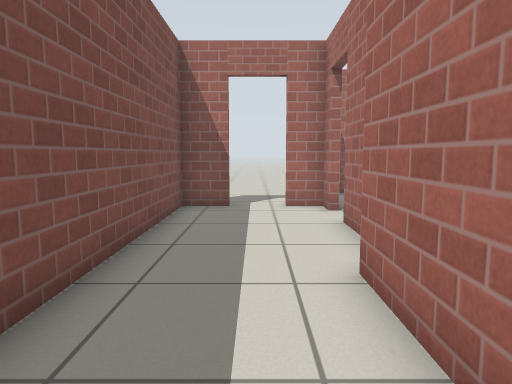
[1] (above)

15 first-person views from a walk through a Gazebo world. The camera is 0.82 m above the floor, tilts 6° down and sees 70° across. The floor is counted in squares, 0.5 m on a side. Each view is taken from the middle of a square. On the plan, view 1 faces up. The plan holds only what a view shows up to about 17 squares ahead; the rest is blank. Simple patterns stand in for the simulator's built-in surfaces.

[2]
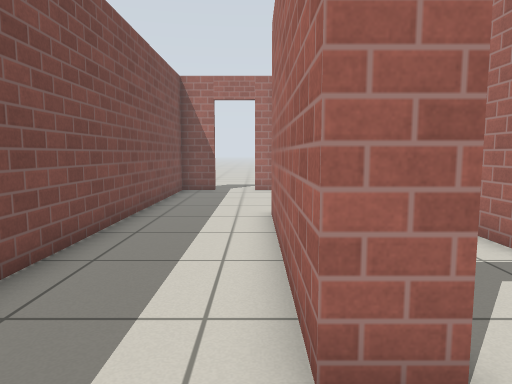

[3]
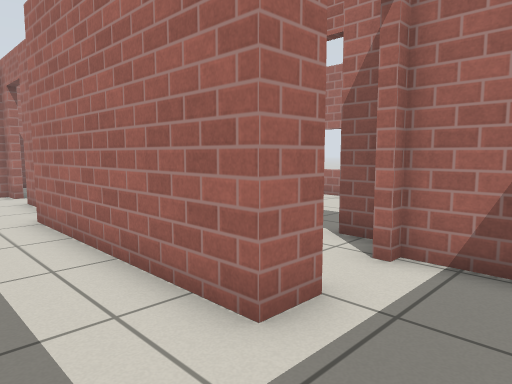

[4]
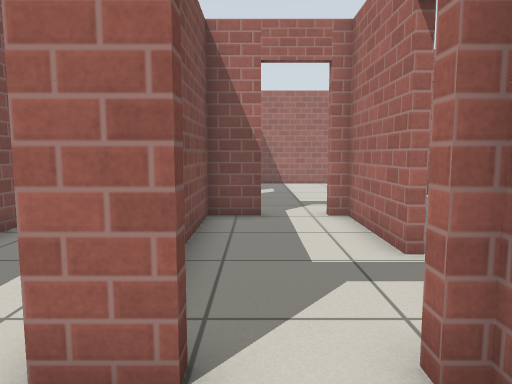

[5]
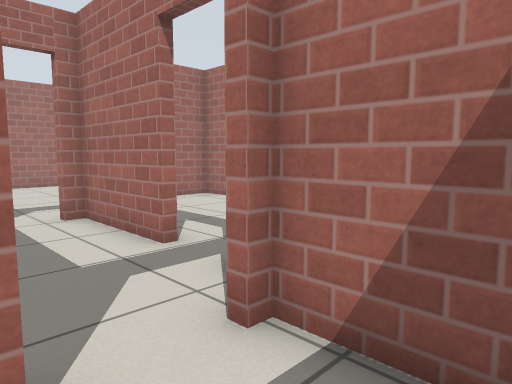

[6]
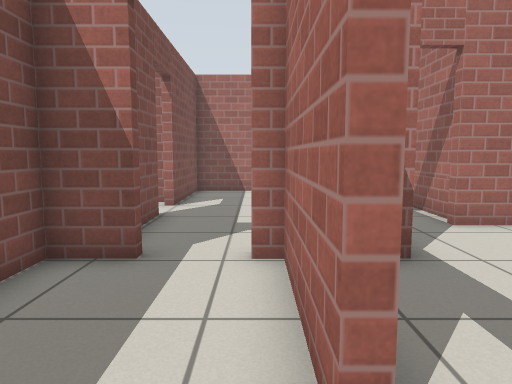

[7]
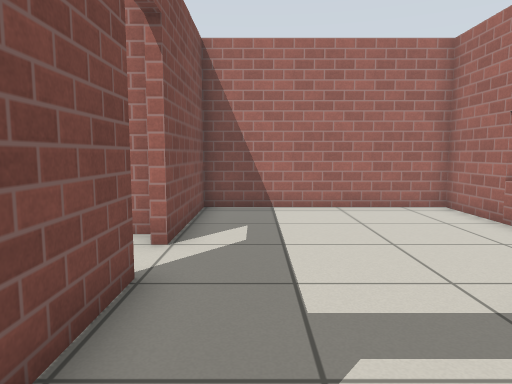

[8]
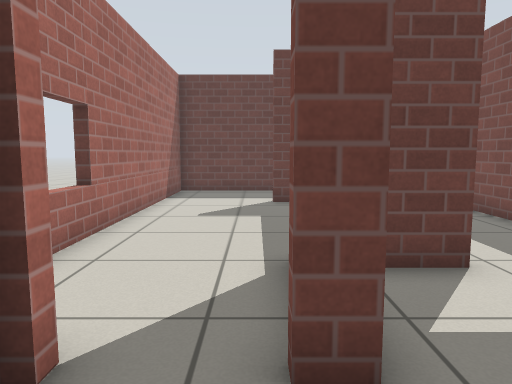

[9]
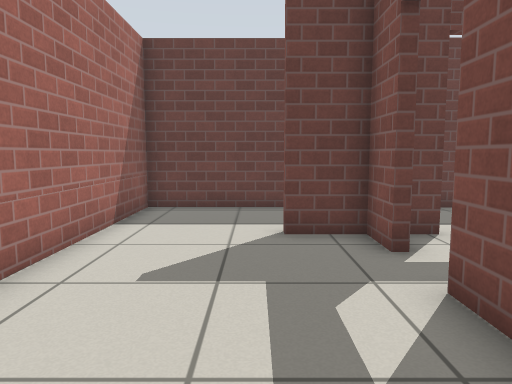

[10]
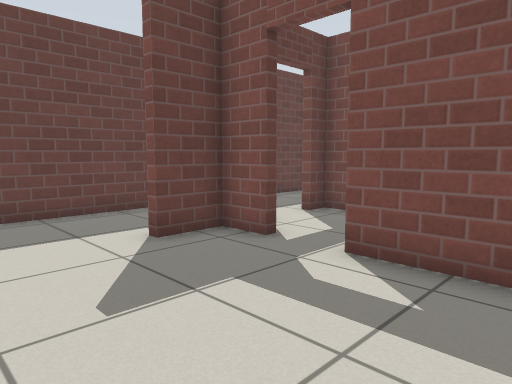

[11]
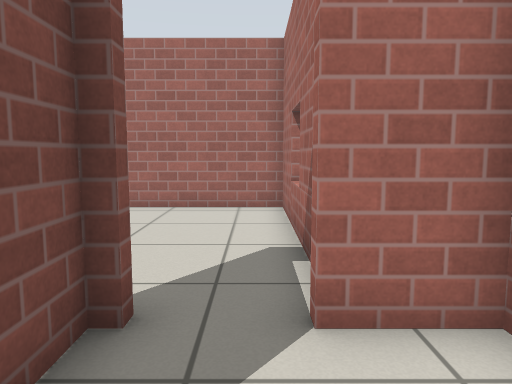

[12]
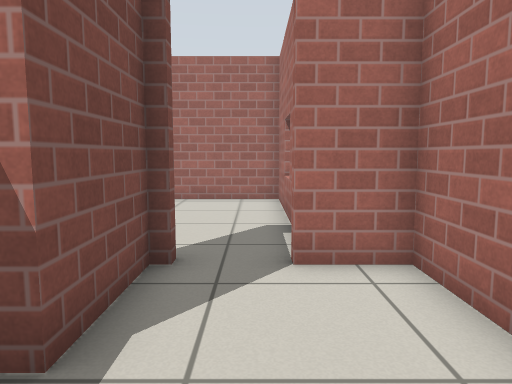

[13]
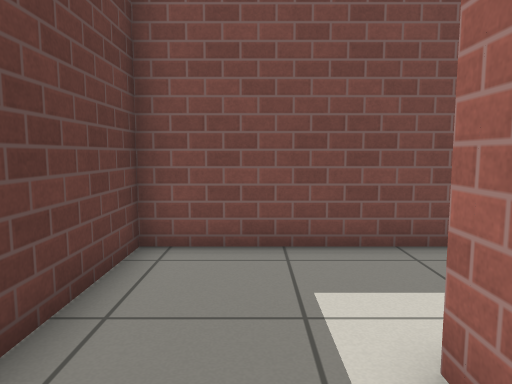

[14]
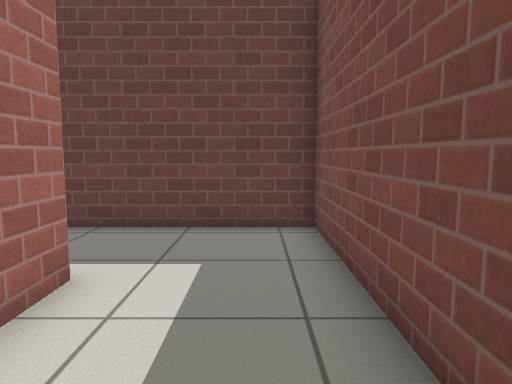

[15]
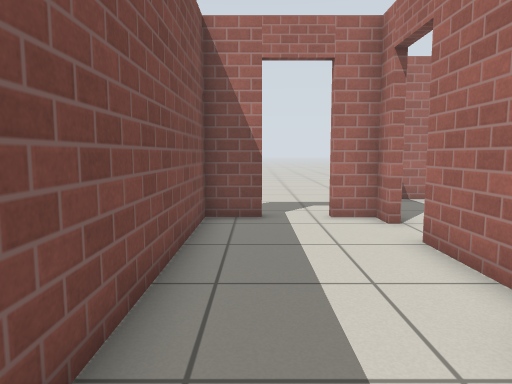

### Floor plan
Ten units are one square. View 1 is at (0, 0); x grows to the right and y downward. Boxes are objects, and circles mark ways between rooms. Rooms are numbered by the first view taken in them; rooms with no view inside come last. Other rooms are left out.
<svg viewBox="-28 -156 146 222">
<path fill="none" stroke="#000" d="M21 -63 21 -88M25 26 14 26 14 -50M46 46 46 25M-8 -113 -23 -113 -23 61 33 61M21 -113 10 -113M54 -8 54 -46 49 -46M54 18 54 9M42 23 49 23M31 -46 17 -46 17 23M70 -76 78 -76M24 -88 24 -61M98 -80 98 -151 24 -151 24 -105M49 -49 62 -49M57 9 57 23 75 23M57 -32 57 -8M55 61 113 61 113 -73 95 -73M79 -73 74 -73 74 -46 70 -46"/>
<circle cx="35" cy="25" r="3" fill="#2a7"/>
<circle cx="20" cy="-95" r="3" fill="#2a7"/>
<circle cx="45" cy="-50" r="3" fill="#2a7"/>
<circle cx="57" cy="3" r="3" fill="#2a7"/>
<circle cx="87" cy="-73" r="3" fill="#2a7"/>
<text x="0" y="-20">1</text>
<text x="40" y="-10">2</text>
<text x="60" y="-100">3</text>
<text x="90" y="0">4</text>
</svg>
Room 1 opens to room 2. Room 1 opens to room 3. Room 2 opens to room 3. Room 2 opens to room 4. Room 3 opens to room 4.

Where each view was taken, in squares from view 1:
view 1: 0 up, 0 right, facing up
view 2: 5 down, 1 right, facing up
view 3: 5 down, 1 left, facing up-right
view 4: 5 down, 3 right, facing up
view 5: 5 down, 2 right, facing up-right
view 6: 1 down, 5 right, facing up
view 7: 4 up, 4 right, facing up
view 8: 10 up, 8 right, facing down
view 9: 5 up, 8 right, facing down
view 10: 4 up, 11 right, facing down-left
view 11: 4 up, 9 right, facing up
view 12: 2 up, 9 right, facing up
view 13: 4 down, 4 right, facing left
view 14: 2 up, 1 left, facing down
view 15: 2 up, 1 left, facing up
